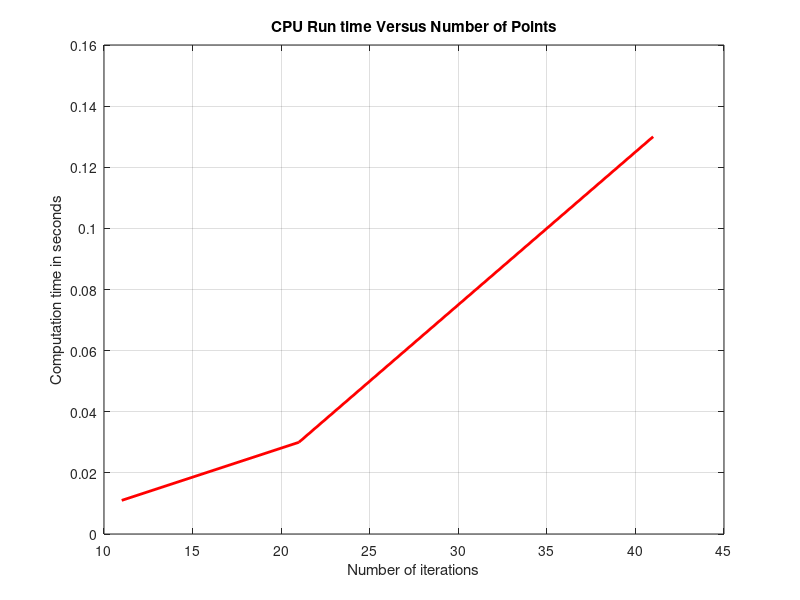

Source code (MATLAB):
% CPU_RunTime_Gauss_Seidel

N = [11 21 41];
Time = [0.011 0.03 0.13];
plot(N, Time,"LineWidth",2,"Color",'r')
xlabel("Number of iterations")
ylabel("Computation time in seconds")
title("CPU Run time Versus Number of Points")
grid on;
